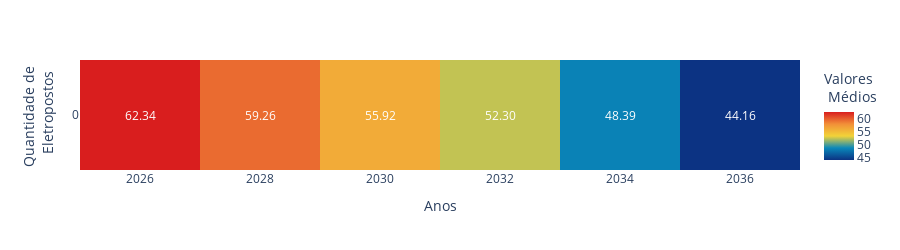

The notebook cell saved with this chart:
### Code cell
min_values_matrix = {}
avg_values_matrix = {}
max_values_matrix = {}

for year in YEARS:
    min_values_matrix[year] = {}
    avg_values_matrix[year] = {}
    max_values_matrix[year] = {}

    for penetration_level in PENETRATION_LEVELS:
        current_matrix = vsm_matrix[year][penetration_level]
        
        min_value = min(min(current_matrix))
        avg_value = avg(matrix_to_list(current_matrix))
        max_value = max(max(current_matrix))

        if min_value < 0:
            min_value = 0

        if avg_value < 0:
            avg_value = 0

        if max_value < 0:
            max_value = 0

        min_values_matrix[year][penetration_level] = min_value
        avg_values_matrix[year][penetration_level] = avg_value 
        max_values_matrix[year][penetration_level] = max_value

first_penetration_level = PENETRATION_LEVELS[0]

first_penetration_level_data = [(year, penetration_level, avg_value) 
                                for year, penetration_levels_dict in avg_values_matrix.items()
                                for penetration_level, avg_value in penetration_levels_dict.items()
                                if penetration_level == first_penetration_level]
                                

first_level_df = pd.DataFrame(first_penetration_level_data, columns=['Years', 'Penetration Levels', 'Avg Values'])

fig = px.imshow(first_level_df.pivot(index= 'Penetration Levels',
                                     columns= 'Years',
                                     values= 'Avg Values'),
                x= YEARS,
                y= [first_penetration_level],
                labels= dict(color= 'Valores <br> Médios'),
                title= None,
                color_continuous_scale= 'Portland',
                aspect= 'auto')

fig.update_layout(xaxis_title= 'Anos',
                  yaxis_title= 'Quantidade de <br> Eletropostos')

fig.update_layout(yaxis=dict(tickvals= [0],
                             ticktext= [first_penetration_level]))
fig.update_layout(xaxis=dict(tickvals= YEARS,
                             ticktext= YEARS))

for year in YEARS:
    min_value = min_values_matrix[year][first_penetration_level]
    max_value = max_values_matrix[year][first_penetration_level]
    fig.add_annotation(x= year,
                       y= 0,
                       text= '{:.2f}'.format(max_value),
                       showarrow= False,
                       font= dict(color='white'),
                       align='center')

fig.update_layout(height= 250,
                  width= 900)
fig.update_layout(title_x= 0.5)

fig.show()

### Figure 1 — Plotly figure (JSON) as saved in the notebook; plotly's stock layout.template omitted (floating-point values rounded to 4 significant figures)
{"data": [{"coloraxis": "coloraxis", "hovertemplate": "Years: %{x}<br>Penetration Levels: %{y}<br>Valores <br> Médios: %{z}<extra></extra>", "name": "0", "type": "heatmap", "x": [2026, 2028, 2030, 2032, 2034, 2036], "xaxis": "x", "y": [0], "yaxis": "y", "z": [[62.34, 59.26, 55.92, 52.3, 48.39, 44.16]]}], "layout": {"annotations": [{"align": "center", "font": {"color": "white"}, "showarrow": false, "text": "62.34", "x": 2026, "y": 0}, {"align": "center", "font": {"color": "white"}, "showarrow": false, "text": "59.26", "x": 2028, "y": 0}, {"align": "center", "font": {"color": "white"}, "showarrow": false, "text": "55.92", "x": 2030, "y": 0}, {"align": "center", "font": {"color": "white"}, "showarrow": false, "text": "52.30", "x": 2032, "y": 0}, {"align": "center", "font": {"color": "white"}, "showarrow": false, "text": "48.39", "x": 2034, "y": 0}, {"align": "center", "font": {"color": "white"}, "showarrow": false, "text": "44.16", "x": 2036, "y": 0}], "coloraxis": {"colorbar": {"title": {"text": "Valores <br> Médios"}}, "colorscale": [[0, "rgb(12,51,131)"], [0.25, "rgb(10,136,186)"], [0.5, "rgb(242,211,56)"], [0.75, "rgb(242,143,56)"], [1, "rgb(217,30,30)"]]}, "height": 250, "margin": {"t": 60}, "title": {"x": 0.5}, "width": 900, "xaxis": {"anchor": "y", "domain": [0, 1], "ticktext": [2026, 2028, 2030, 2032, 2034, 2036], "tickvals": [2026, 2028, 2030, 2032, 2034, 2036], "title": {"text": "Anos"}}, "yaxis": {"anchor": "x", "autorange": "reversed", "domain": [0, 1], "ticktext": [0], "tickvals": [0], "title": {"text": "Quantidade de <br> Eletropostos"}}}}
